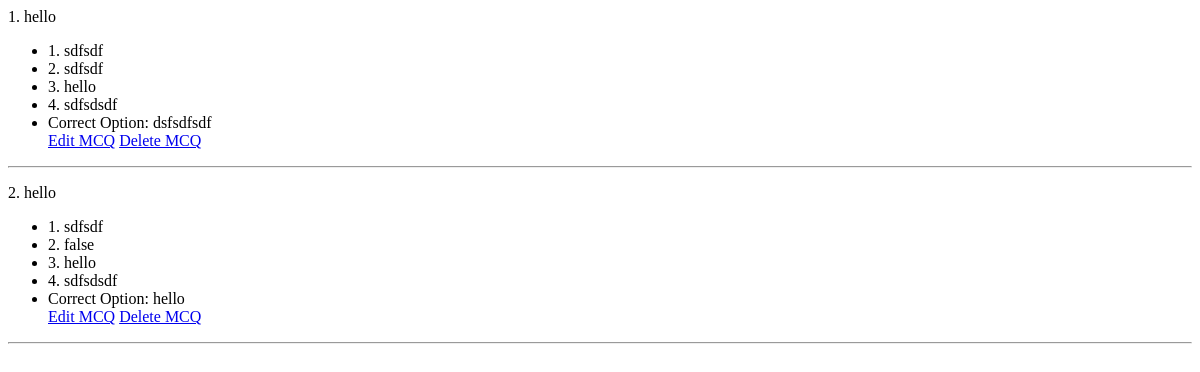
Page /view_mcqs/30/4/ (signed in) on the earlier database version.
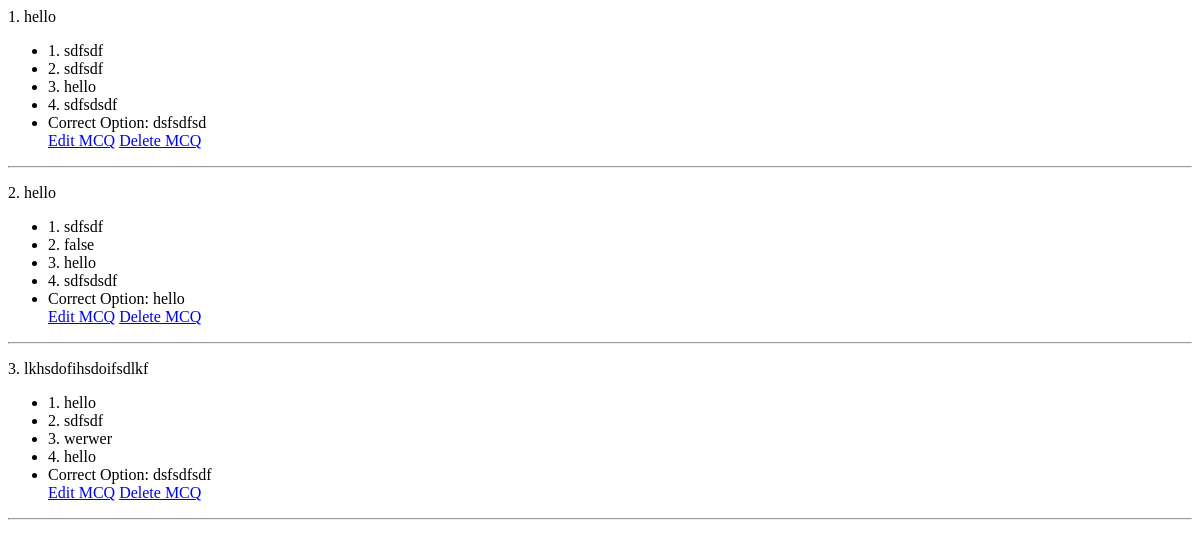
Same page on the later database version.
### main/models.py (models this page shows, shortened)
class Question(models.Model):
    s_no = models.IntegerField(default=1)
    question = models.TextField()
    option_1 = models.TextField()
    option_2 = models.TextField()
    option_3 = models.TextField()
    option_4 = models.TextField()
    correct_option = models.TextField()
    lecture = models.ForeignKey(Lecture, on_delete=models.CASCADE)
    teacher = models.ForeignKey(Teacher, on_delete=models.CASCADE)
    course = models.ForeignKey(Course, on_delete=models.CASCADE)
    class Meta:
        unique_together = ('s_no', 'lecture', 'course')

### main/views.py (the view)
# urls.py: path('view_mcqs/<int:course_id>/<int:lecture_id>/', views.view_mcqs, name='view_mcqs'),
@login_required(login_url='signin/')
def view_mcqs(request, course_id, lecture_id):
    lecture = get_object_or_404(Lecture, pk=lecture_id, course_id=course_id)
    mcqs = Question.objects.filter(lecture=lecture)
    return render(request, 'show_mcqs.html', {'mcqs': mcqs})

### main/templates/show_mcqs.html
{% block content %}
  {% for mcq in mcqs %}
  <p>{{ mcq.s_no }}. {{ mcq.question }}</p>
  <ul>
    <li>1. {{ mcq.option_1 }}</li>
    <li>2. {{ mcq.option_2 }}</li>
    <li>3. {{ mcq.option_3 }}</li>
    <li>4. {{ mcq.option_4 }}</li>
    <li>Correct Option: {{ mcq.correct_option }}</li>
    <a href="{% url 'edit_mcq' course_id=mcq.lecture.course.course_id lecture_id=mcq.lecture.id question_id=mcq.id %}">Edit MCQ</a>
    <a href="{% url 'delete_mcq' course_id=mcq.lecture.course.course_id lecture_id=mcq.lecture.id question_id=mcq.id %}">Delete MCQ</a>
  </ul>
    <hr>
  {% empty %}
    <p>There are no MCQs in this lecture yet.</p>
  {% endfor %}
{% endblock %}

Differences in the rows shown:
changed Question: correct_option "dsfsdfsdf" → "dsfsdfsd"
added Question: s_no "3", question "lkhsdofihsdoifsdlkf", option_1 "hello", option_2 "sdfsdf", option_3 "werwer", option_4 "hello", correct_option "dsfsdfsdf"
